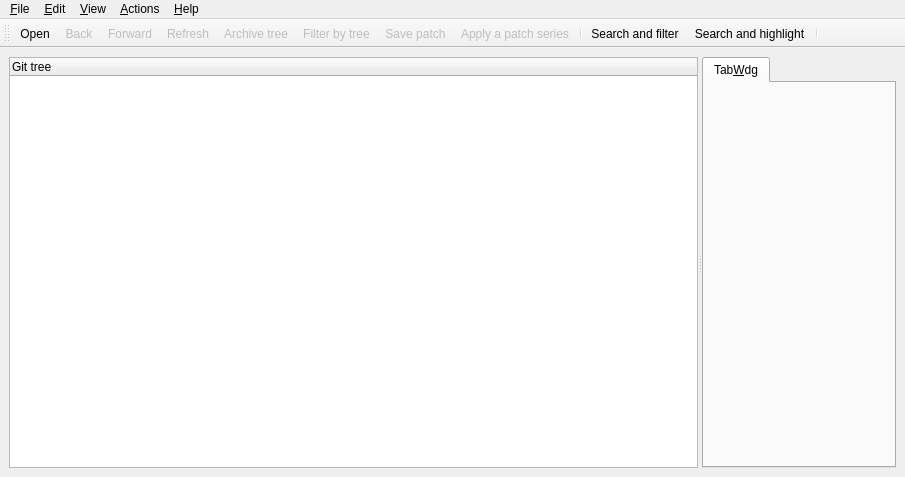
 <widget class="QMainWindow" name="MainBase">
  <property name="geometry">
   <rect>
    <x>0</x>
    <y>0</y>
    <width>905</width>
    <height>477</height>
   </rect>
  </property>
  <property name="acceptDrops">
   <bool>true</bool>
  </property>
  <property name="windowTitle">
   <string>QGit</string>
  </property>
  <property name="windowIcon">
   <iconset resource="../icons.qrc">
    <normaloff>:/icons/resources/qgit.png</normaloff>:/icons/resources/qgit.png</iconset>
  </property>
  <widget class="QWidget" name="widget">
   <layout class="QHBoxLayout">
    <property name="spacing">
     <number>6</number>
    </property>
    <property name="leftMargin">
     <number>9</number>
    </property>
    <property name="topMargin">
     <number>9</number>
    </property>
    <property name="rightMargin">
     <number>9</number>
    </property>
    <property name="bottomMargin">
     <number>9</number>
    </property>
    <item>
     <widget class="QSplitter" name="treeSplitter">
      <property name="orientation">
       <enum>Qt::Horizontal</enum>
      </property>
      <widget class="TreeView" name="treeView">
       <property name="contextMenuPolicy">
        <enum>Qt::CustomContextMenu</enum>
       </property>
       <property name="selectionMode">
        <enum>QAbstractItemView::ExtendedSelection</enum>
       </property>
       <property name="rootIsDecorated">
        <bool>false</bool>
       </property>
       <property name="columnCount">
        <number>1</number>
       </property>
       <column>
        <property name="text">
         <string>Git tree</string>
        </property>
       </column>
      </widget>
      <widget class="QTabWidget" name="tabWdg">
       <widget class="QWidget" name="TabWdg">
        <attribute name="title">
         <string>Tab&amp;Wdg</string>
        </attribute>
       </widget>
      </widget>
     </widget>
    </item>
   </layout>
  </widget>
  <widget class="QToolBar" name="toolBar">
   <property name="windowTitle">
    <string>Toolbar</string>
   </property>
   <property name="orientation">
    <enum>Qt::Horizontal</enum>
   </property>
   <property name="iconSize">
    <size>
     <width>16</width>
     <height>16</height>
    </size>
   </property>
   <attribute name="toolBarArea">
    <enum>TopToolBarArea</enum>
   </attribute>
   <attribute name="toolBarBreak">
    <bool>false</bool>
   </attribute>
   <addaction name="ActOpenRepo"/>
   <addaction name="ActBack"/>
   <addaction name="ActForward"/>
   <addaction name="ActRefresh"/>
   <addaction name="ActShowTree"/>
   <addaction name="ActFilterTree"/>
   <addaction name="ActMailFormatPatch"/>
   <addaction name="ActMailApplyPatch"/>
   <addaction name="separator"/>
   <addaction name="ActSearchAndFilter"/>
   <addaction name="ActSearchAndHighlight"/>
   <addaction name="separator"/>
  </widget>
  <widget class="QMenuBar" name="MenuBarEditor">
   <property name="geometry">
    <rect>
     <x>0</x>
     <y>0</y>
     <width>905</width>
     <height>25</height>
    </rect>
   </property>
   <widget class="QMenu" name="Help">
    <property name="title">
     <string>&amp;Help</string>
    </property>
    <addaction name="ActHelp"/>
    <addaction name="ActAbout"/>
   </widget>
   <widget class="QMenu" name="File">
    <property name="title">
     <string>&amp;File</string>
    </property>
    <property name="separatorsCollapsible">
     <bool>true</bool>
    </property>
    <addaction name="ActOpenRepo"/>
    <addaction name="ActOpenRepoNewWindow"/>
    <addaction name="ActRefresh"/>
    <addaction name="ActSaveFile"/>
    <addaction name="ActMailFormatPatch"/>
    <addaction name="ActMailApplyPatch"/>
    <addaction name="separator"/>
    <addaction name="ActClose"/>
    <addaction name="ActExit"/>
    <addaction name="separator"/>
   </widget>
   <widget class="QMenu" name="Edit">
    <property name="title">
     <string>&amp;Edit</string>
    </property>
    <addaction name="ActCommit"/>
    <addaction name="ActAmend"/>
    <addaction name="ActBranch"/>
    <addaction name="ActTag"/>
    <addaction name="ActTagDelete"/>
    <addaction name="ActPush"/>
    <addaction name="ActPop"/>
    <addaction name="separator"/>
    <addaction name="ActFind"/>
    <addaction name="ActFindNext"/>
    <addaction name="separator"/>
    <addaction name="ActSettings"/>
   </widget>
   <widget class="QMenu" name="Actions">
    <property name="title">
     <string>&amp;Actions</string>
    </property>
    <addaction name="ActCustomActionSetup"/>
   </widget>
   <widget class="QMenu" name="View">
    <property name="title">
     <string>&amp;View</string>
    </property>
    <addaction name="ActBack"/>
    <addaction name="ActForward"/>
    <addaction name="separator"/>
    <addaction name="ActRangeDlg"/>
    <addaction name="separator"/>
    <addaction name="ActCheckWorkDir"/>
    <addaction name="separator"/>
    <addaction name="ActViewRev"/>
    <addaction name="ActViewDiff"/>
    <addaction name="ActViewDiffNewTab"/>
    <addaction name="ActViewFile"/>
    <addaction name="ActViewFileNewTab"/>
    <addaction name="ActExternalDiff"/>
    <addaction name="ActShowTree"/>
    <addaction name="ActSplitView"/>
    <addaction name="ActToggleLogsDiff"/>
    <addaction name="ActShowDescHeader"/>
    <addaction name="ActFilterTree"/>
   </widget>
   <addaction name="File"/>
   <addaction name="Edit"/>
   <addaction name="View"/>
   <addaction name="Actions"/>
   <addaction name="separator"/>
   <addaction name="Help"/>
  </widget>
  <action name="ActOpenRepo">
   <property name="icon">
    <iconset resource="../icons.qrc">
     <normaloff>:/icons/resources/folder_open.png</normaloff>:/icons/resources/folder_open.png</iconset>
   </property>
   <property name="text">
    <string>&amp;Open...</string>
   </property>
   <property name="iconText">
    <string>Open</string>
   </property>
   <property name="shortcut">
    <string>Ctrl+O</string>
   </property>
  </action>
  <action name="ActExit">
   <property name="text">
    <string>E&amp;xit</string>
   </property>
   <property name="iconText">
    <string>Exit</string>
   </property>
   <property name="shortcut">
    <string>Ctrl+Q</string>
   </property>
  </action>
  <action name="ActAbout">
   <property name="text">
    <string>&amp;About QGit</string>
   </property>
   <property name="iconText">
    <string>About</string>
   </property>
   <property name="shortcut">
    <string/>
   </property>
  </action>
  <action name="ActMailFormatPatch">
   <property name="enabled">
    <bool>false</bool>
   </property>
   <property name="icon">
    <iconset resource="../icons.qrc">
     <normaloff>:/icons/resources/mail_send.png</normaloff>:/icons/resources/mail_send.png</iconset>
   </property>
   <property name="text">
    <string>&amp;Save patch...</string>
   </property>
   <property name="iconText">
    <string>Save patch</string>
   </property>
   <property name="toolTip">
    <string>Save a patch series to be sent by e-mail</string>
   </property>
  </action>
  <action name="ActHelp">
   <property name="icon">
    <iconset resource="../icons.qrc">
     <normaloff>:/icons/resources/help.png</normaloff>:/icons/resources/help.png</iconset>
   </property>
   <property name="text">
    <string>QGit ha&amp;ndbook</string>
   </property>
   <property name="iconText">
    <string>Handbook</string>
   </property>
   <property name="shortcut">
    <string>F1</string>
   </property>
  </action>
  <action name="ActSettings">
   <property name="icon">
    <iconset resource="../icons.qrc">
     <normaloff>:/icons/resources/configure.png</normaloff>:/icons/resources/configure.png</iconset>
   </property>
   <property name="text">
    <string>&amp;Settings...</string>
   </property>
   <property name="iconText">
    <string>Settings</string>
   </property>
  </action>
  <action name="ActCommit">
   <property name="enabled">
    <bool>false</bool>
   </property>
   <property name="icon">
    <iconset resource="../icons.qrc">
     <normaloff>:/icons/resources/vcs_commit.png</normaloff>:/icons/resources/vcs_commit.png</iconset>
   </property>
   <property name="text">
    <string>&amp;Commit...</string>
   </property>
   <property name="iconText">
    <string>Commit</string>
   </property>
   <property name="toolTip">
    <string>Commit changes</string>
   </property>
   <property name="shortcut">
    <string>#</string>
   </property>
  </action>
  <action name="ActTag">
   <property name="enabled">
    <bool>false</bool>
   </property>
   <property name="text">
    <string>Make &amp;tag...</string>
   </property>
   <property name="iconText">
    <string>Make tag</string>
   </property>
   <property name="toolTip">
    <string>Tag selected revision</string>
   </property>
  </action>
  <action name="ActOpenRepoNewWindow">
   <property name="text">
    <string>Open in a &amp;new window...</string>
   </property>
   <property name="iconText">
    <string>Open in a &amp;new window</string>
   </property>
   <property name="shortcut">
    <string>Ctrl+N</string>
   </property>
  </action>
  <action name="ActClose">
   <property name="text">
    <string>&amp;Close</string>
   </property>
   <property name="iconText">
    <string>Close</string>
   </property>
   <property name="shortcut">
    <string>Ctrl+W</string>
   </property>
  </action>
  <action name="ActMailApplyPatch">
   <property name="enabled">
    <bool>false</bool>
   </property>
   <property name="icon">
    <iconset resource="../icons.qrc">
     <normaloff>:/icons/resources/mail_get.png</normaloff>:/icons/resources/mail_get.png</iconset>
   </property>
   <property name="text">
    <string>Apply patch...</string>
   </property>
   <property name="iconText">
    <string>Apply a patch series</string>
   </property>
  </action>
  <action name="ActPush">
   <property name="enabled">
    <bool>false</bool>
   </property>
   <property name="text">
    <string>&amp;Push patch</string>
   </property>
   <property name="iconText">
    <string>Push patch</string>
   </property>
   <property name="toolTip">
    <string>Push this patch on StGIT stack</string>
   </property>
   <property name="shortcut">
    <string>PgUp</string>
   </property>
  </action>
  <action name="ActPop">
   <property name="enabled">
    <bool>false</bool>
   </property>
   <property name="text">
    <string>P&amp;op patch</string>
   </property>
   <property name="iconText">
    <string>Pop patch</string>
   </property>
   <property name="toolTip">
    <string>Pop patches from StGIT stack until this one included</string>
   </property>
   <property name="shortcut">
    <string>PgDown</string>
   </property>
  </action>
  <action name="ActRefresh">
   <property name="enabled">
    <bool>false</bool>
   </property>
   <property name="icon">
    <iconset resource="../icons.qrc">
     <normaloff>:/icons/resources/reload.png</normaloff>:/icons/resources/reload.png</iconset>
   </property>
   <property name="iconText">
    <string>Refresh</string>
   </property>
   <property name="toolTip">
    <string>Refresh view (F5)</string>
   </property>
   <property name="shortcut">
    <string>F5</string>
   </property>
  </action>
  <action name="ActViewDiff">
   <property name="enabled">
    <bool>false</bool>
   </property>
   <property name="text">
    <string>View patch</string>
   </property>
   <property name="iconText">
    <string>View patch</string>
   </property>
   <property name="toolTip">
    <string>Double click on revision log as a shortcut</string>
   </property>
   <property name="statusTip">
    <string>Double click on revision log as a shortcut</string>
   </property>
   <property name="shortcut">
    <string>Ctrl+P</string>
   </property>
  </action>
  <action name="ActViewFile">
   <property name="enabled">
    <bool>false</bool>
   </property>
   <property name="text">
    <string>View file</string>
   </property>
   <property name="iconText">
    <string>View file</string>
   </property>
   <property name="toolTip">
    <string>Double click on file name as a shortcut</string>
   </property>
   <property name="statusTip">
    <string>Double click on file name as a shortcut</string>
   </property>
   <property name="shortcut">
    <string>Ctrl+A</string>
   </property>
  </action>
  <action name="ActSaveFile">
   <property name="enabled">
    <bool>false</bool>
   </property>
   <property name="text">
    <string>Save file as...</string>
   </property>
   <property name="iconText">
    <string>Save file as...</string>
   </property>
   <property name="toolTip">
    <string>Save selected file</string>
   </property>
   <property name="shortcut">
    <string>Ctrl+S</string>
   </property>
  </action>
  <action name="ActFilterTree">
   <property name="checkable">
    <bool>true</bool>
   </property>
   <property name="enabled">
    <bool>false</bool>
   </property>
   <property name="icon">
    <iconset resource="../icons.qrc">
     <normaloff>:/icons/resources/wizard.png</normaloff>:/icons/resources/wizard.png</iconset>
   </property>
   <property name="text">
    <string>Toggle filter by tree</string>
   </property>
   <property name="iconText">
    <string>Filter by tree</string>
   </property>
   <property name="toolTip">
    <string>Filter by tree selection, multiple selections allowed</string>
   </property>
  </action>
  <action name="ActShowTree">
   <property name="checkable">
    <bool>true</bool>
   </property>
   <property name="enabled">
    <bool>false</bool>
   </property>
   <property name="icon">
    <iconset resource="../icons.qrc">
     <normaloff>:/icons/resources/view_tree.png</normaloff>:/icons/resources/view_tree.png</iconset>
   </property>
   <property name="text">
    <string>Toggle tree view</string>
   </property>
   <property name="iconText">
    <string>Archive tree</string>
   </property>
   <property name="toolTip">
    <string>Toggle tree view (T)</string>
   </property>
   <property name="shortcut">
    <string>T</string>
   </property>
  </action>
  <action name="ActTagDelete">
   <property name="enabled">
    <bool>false</bool>
   </property>
   <property name="text">
    <string>&amp;Delete tag...</string>
   </property>
   <property name="iconText">
    <string>Delete tag</string>
   </property>
   <property name="toolTip">
    <string>Un-tag selected revision</string>
   </property>
  </action>
  <action name="ActCheckWorkDir">
   <property name="checkable">
    <bool>true</bool>
   </property>
   <property name="enabled">
    <bool>false</bool>
   </property>
   <property name="text">
    <string>Check working dir</string>
   </property>
   <property name="iconText">
    <string>Check working dir</string>
   </property>
  </action>
  <action name="ActExternalDiff">
   <property name="enabled">
    <bool>false</bool>
   </property>
   <property name="text">
    <string>External diff...</string>
   </property>
   <property name="iconText">
    <string>Launch external diff viewer</string>
   </property>
   <property name="shortcut">
    <string>Ctrl+D</string>
   </property>
  </action>
  <action name="ActViewRev">
   <property name="enabled">
    <bool>false</bool>
   </property>
   <property name="text">
    <string>View revision</string>
   </property>
   <property name="iconText">
    <string>View revision</string>
   </property>
   <property name="toolTip">
    <string>Double click on a revision in file history as a shortcut</string>
   </property>
   <property name="shortcut">
    <string>Ctrl+R</string>
   </property>
  </action>
  <action name="ActSplitView">
   <property name="icon">
    <iconset resource="../icons.qrc">
     <normaloff>:/icons/resources/view_top_bottom.png</normaloff>:/icons/resources/view_top_bottom.png</iconset>
   </property>
   <property name="text">
    <string>Toggle split view</string>
   </property>
   <property name="iconText">
    <string>Toggle split view</string>
   </property>
   <property name="toolTip">
    <string>Hide/unhide secondary pane</string>
   </property>
   <property name="shortcut">
    <string>S</string>
   </property>
  </action>
  <action name="ActFind">
   <property name="text">
    <string>Find...</string>
   </property>
   <property name="iconText">
    <string>Find text in current view...</string>
   </property>
   <property name="shortcut">
    <string>Ctrl+F</string>
   </property>
  </action>
  <action name="ActFindNext">
   <property name="text">
    <string>Find next</string>
   </property>
   <property name="iconText">
    <string>Find next</string>
   </property>
   <property name="toolTip">
    <string>Go to next occurrence of searched text</string>
   </property>
   <property name="shortcut">
    <string>F3</string>
   </property>
  </action>
  <action name="ActForward">
   <property name="enabled">
    <bool>false</bool>
   </property>
   <property name="icon">
    <iconset resource="../icons.qrc">
     <normaloff>:/icons/resources/next.png</normaloff>:/icons/resources/next.png</iconset>
   </property>
   <property name="text">
    <string>Forward</string>
   </property>
   <property name="iconText">
    <string>Forward</string>
   </property>
   <property name="shortcut">
    <string>Alt+Right</string>
   </property>
  </action>
  <action name="ActBack">
   <property name="enabled">
    <bool>false</bool>
   </property>
   <property name="icon">
    <iconset resource="../icons.qrc">
     <normaloff>:/icons/resources/previous.png</normaloff>:/icons/resources/previous.png</iconset>
   </property>
   <property name="text">
    <string>Back</string>
   </property>
   <property name="iconText">
    <string>Back</string>
   </property>
   <property name="shortcut">
    <string>Alt+Left</string>
   </property>
  </action>
  <action name="ActCustomActionSetup">
   <property name="icon">
    <iconset resource="../icons.qrc">
     <normaloff>:/icons/resources/bookmark.png</normaloff>:/icons/resources/bookmark.png</iconset>
   </property>
   <property name="text">
    <string>Setup actions...</string>
   </property>
   <property name="iconText">
    <string>Setup actions...</string>
   </property>
  </action>
  <action name="ActViewFileNewTab">
   <property name="enabled">
    <bool>false</bool>
   </property>
   <property name="text">
    <string>View file in new tab</string>
   </property>
   <property name="iconText">
    <string>View file in new tab</string>
   </property>
   <property name="shortcut">
    <string>Ctrl+Shift+A</string>
   </property>
  </action>
  <action name="ActViewDiffNewTab">
   <property name="enabled">
    <bool>false</bool>
   </property>
   <property name="text">
    <string>View patch in new tab</string>
   </property>
   <property name="iconText">
    <string>View patch in new tab</string>
   </property>
   <property name="shortcut">
    <string>Ctrl+Shift+P</string>
   </property>
  </action>
  <action name="ActSearchAndFilter">
   <property name="checkable">
    <bool>true</bool>
   </property>
   <property name="enabled">
    <bool>true</bool>
   </property>
   <property name="icon">
    <iconset resource="../icons.qrc">
     <normaloff>:/icons/resources/filter.png</normaloff>:/icons/resources/filter.png</iconset>
   </property>
   <property name="text">
    <string>Search and filter</string>
   </property>
   <property name="statusTip">
    <string>Toggle filter</string>
   </property>
  </action>
  <action name="ActSearchAndHighlight">
   <property name="checkable">
    <bool>true</bool>
   </property>
   <property name="enabled">
    <bool>true</bool>
   </property>
   <property name="icon">
    <iconset resource="../icons.qrc">
     <normaloff>:/icons/resources/find.png</normaloff>:/icons/resources/find.png</iconset>
   </property>
   <property name="text">
    <string>Search and highlight</string>
   </property>
   <property name="statusTip">
    <string>Toggle match highlight</string>
   </property>
  </action>
  <action name="ActShowDescHeader">
   <property name="checkable">
    <bool>true</bool>
   </property>
   <property name="checked">
    <bool>true</bool>
   </property>
   <property name="text">
    <string>Show header info</string>
   </property>
   <property name="iconText">
    <string>Show header info</string>
   </property>
   <property name="toolTip">
    <string>Show revision description header info</string>
   </property>
   <property name="shortcut">
    <string>H</string>
   </property>
  </action>
  <action name="ActToggleLogsDiff">
   <property name="text">
    <string>Toggle message/diff</string>
   </property>
   <property name="iconText">
    <string>Toggle message/diff</string>
   </property>
   <property name="toolTip">
    <string>Toggle between messages and patch content\n in revision description pane</string>
   </property>
   <property name="shortcut">
    <string>M</string>
   </property>
  </action>
  <action name="ActRangeDlg">
   <property name="icon">
    <iconset resource="../icons.qrc">
     <normaloff>:/icons/resources/range_select.png</normaloff>:/icons/resources/range_select.png</iconset>
   </property>
   <property name="text">
    <string>Select range...</string>
   </property>
   <property name="toolTip">
    <string>Show 'Select range' dialog</string>
   </property>
  </action>
  <action name="ActAmend">
   <property name="text">
    <string>Amend comit...</string>
   </property>
   <property name="toolTip">
    <string>Amend previous comit</string>
   </property>
  </action>
  <action name="ActBranch">
   <property name="enabled">
    <bool>false</bool>
   </property>
   <property name="text">
    <string>Make &amp;branch...</string>
   </property>
   <property name="toolTip">
    <string>Make new branch on selected revision</string>
   </property>
  </action>
 </widget>
